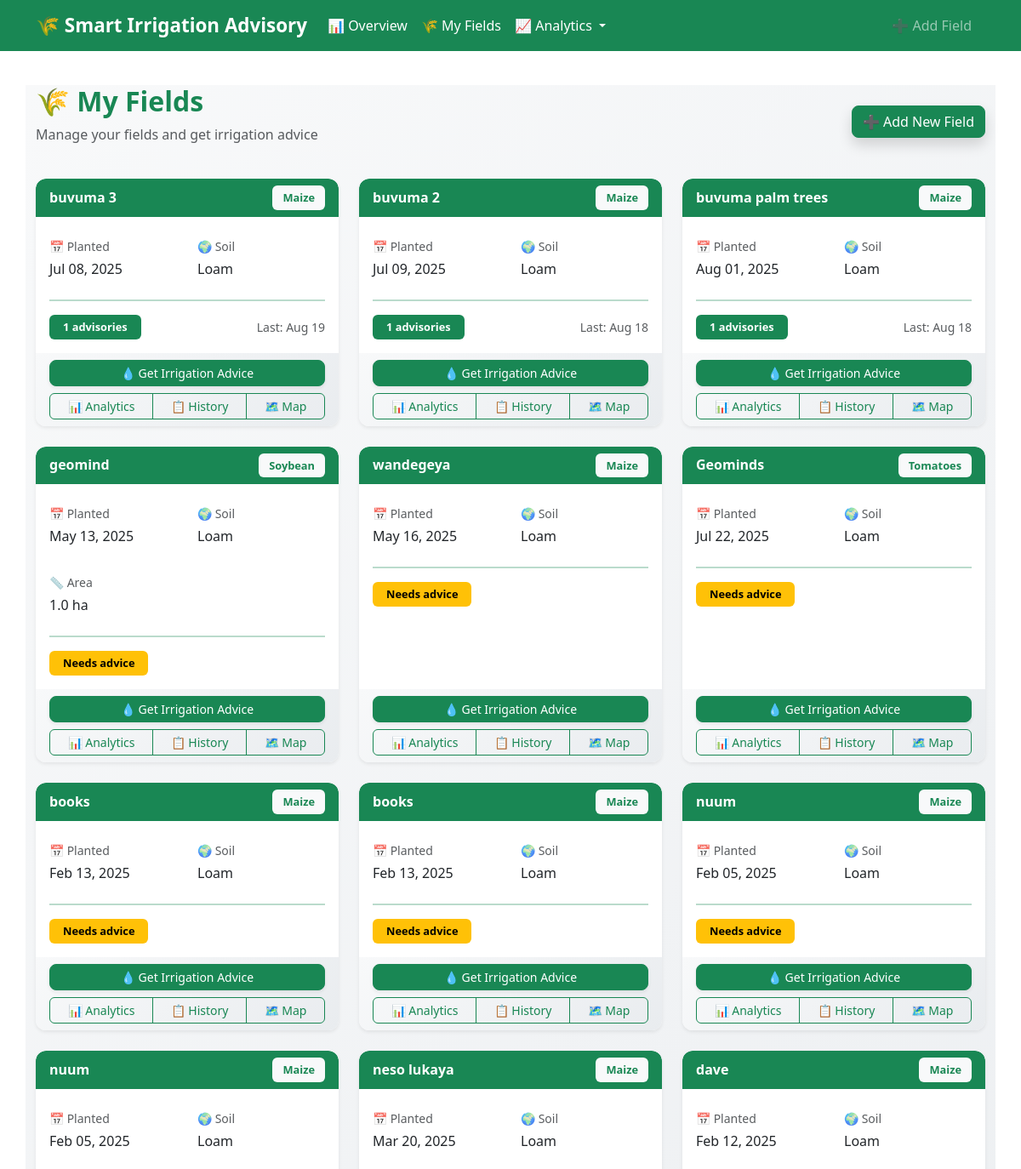
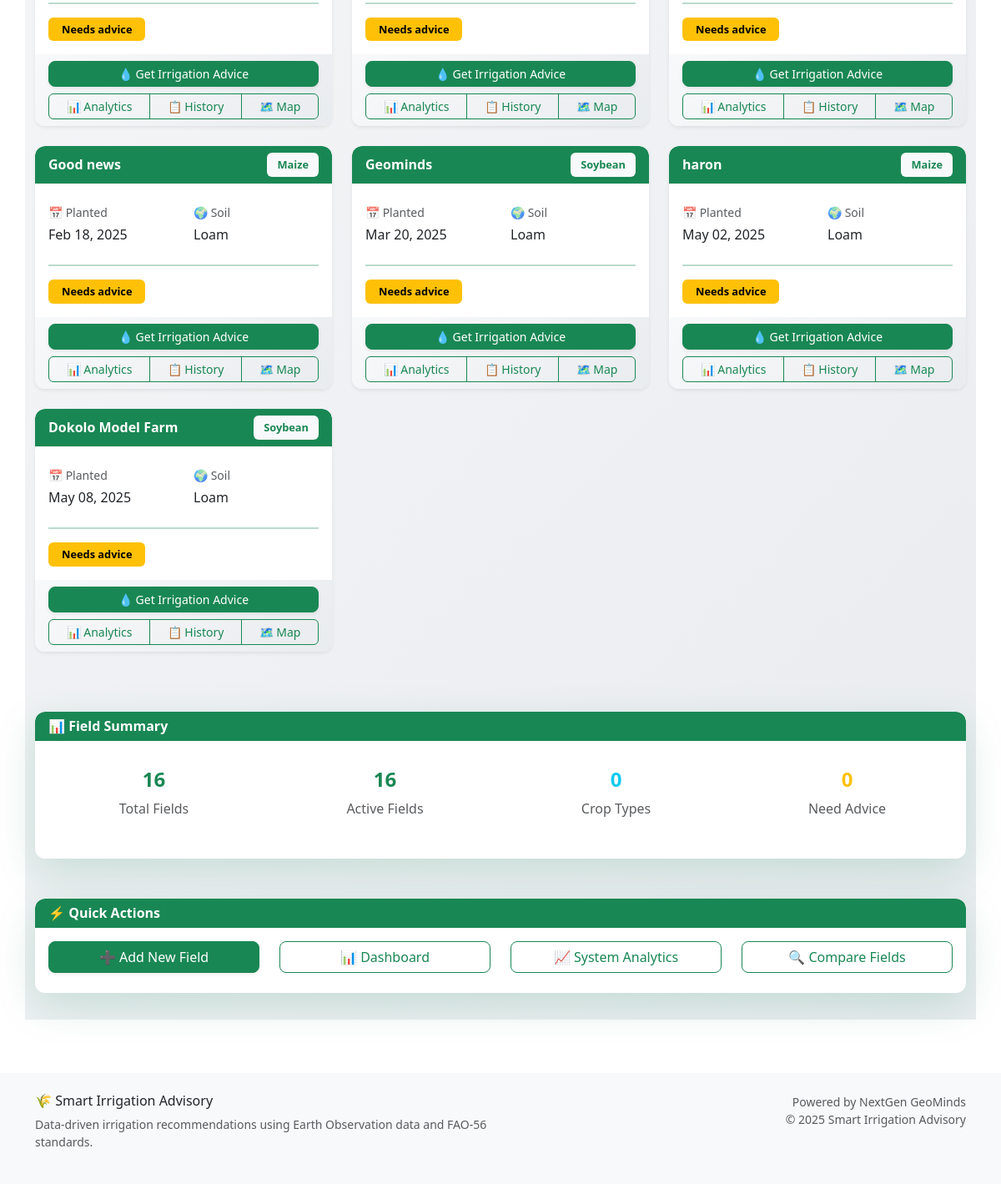
The page /fields/ on the database as committed earlier (2 pictures, top to bottom).
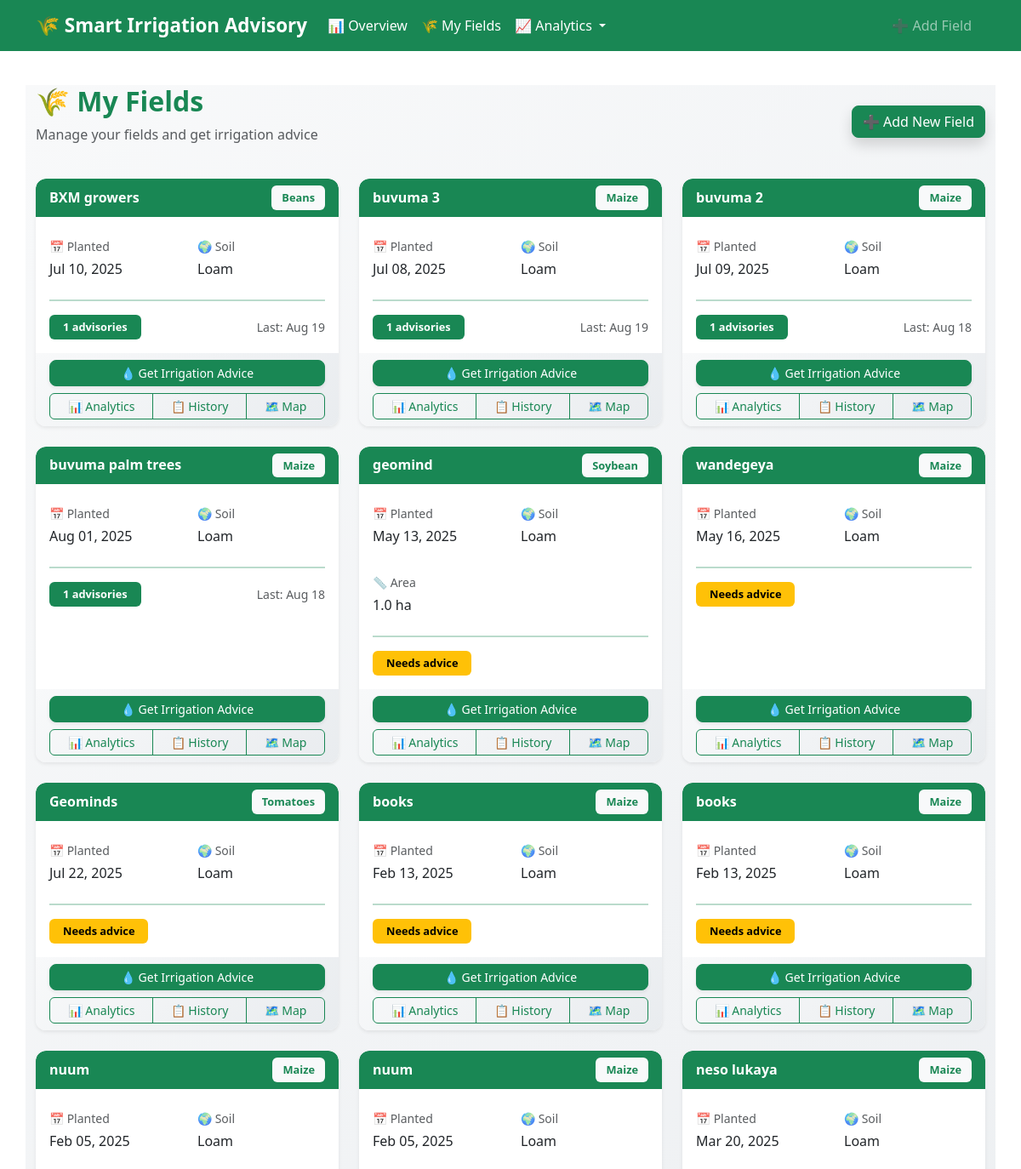
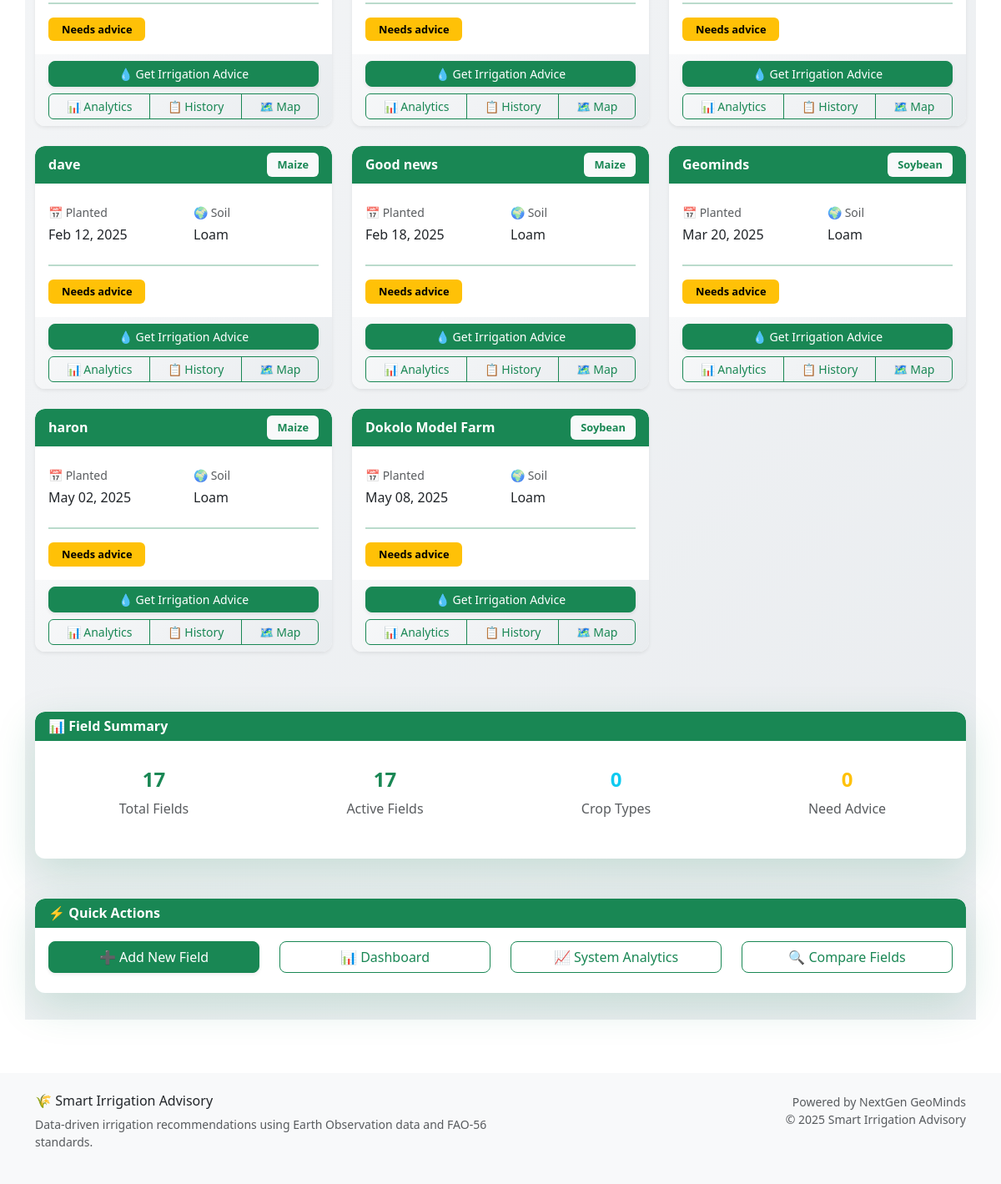
The same page on the database as committed later (2 pictures, top to bottom).
### advisory/models.py (models this page shows, shortened)
class FarmField(models.Model):
    CROP_CHOICES = [
        ("maize", "Maize"),
        ("soybean", "Soybean"),
        ("rice", "Rice"),
        ("wheat", "Wheat"),
        ("sugarcane", "Sugarcane"),
        ("cotton", "Cotton"),
        ("beans", "Beans"),
        ("potatoes", "Potatoes"),
        ("tomatoes", "Tomatoes"),
        ("cassava", "Cassava"),
    ]
    SOIL_CHOICES = [
        ("clay", "Clay"),
        ("loam", "Loam"),
        ("sandy", "Sandy"),
        ("silt", "Silt"),
        ("clay_loam", "Clay Loam"),
        ("sandy_loam", "Sandy Loam"),
    ]
    name = models.CharField(max_length=100)
    latitude = models.FloatField(_('Latitude'), validators=[
        MinValueValidator(-90.0), MaxValueValidator(90.0)])
    longitude = models.FloatField(_('Longitude'), validators=[
        MinValueValidator(-180.0), MaxValueValidator(180.0)])
    soil_type = models.CharField(
        choices=SOIL_CHOICES, max_length=20, default="loam", null=True, blank=True)
    crop_type = models.CharField(
        choices=CROP_CHOICES, max_length=20, default="maize")
    planting_date = models.DateField(_('Planting Date'), default=date.today)
    field_area_ha = models.FloatField(
        _('Field Area (ha)'),
        validators=[MinValueValidator(0.1), MaxValueValidator(1000.0)],
        null=True, blank=True,
        help_text="Field area in hectares"
    )
    elevation = models.FloatField(
        _('Elevation (m)'),
        null=True, blank=True,
        help_text="Field elevation in meters"
    )
    created_at = models.DateTimeField(auto_now_add=True)
    updated_at = models.DateTimeField(auto_now=True)
    class Meta:
        ordering = ['-created_at']
        verbose_name = 'Farm Field'
        verbose_name_plural = 'Farm Fields'

class IrrigationAdvisory(models.Model):
    field = models.ForeignKey(
        FarmField, on_delete=models.CASCADE, related_name='advisories')
    date = models.DateField(default=date.today)
    crop_stage = models.CharField(max_length=50, default="Initial")
    eto = models.FloatField(default=0.0)  # mm/day
    rainfall = models.FloatField(default=0.0)  # mm/week
    kc = models.FloatField(default=0.0)  # Crop Coefficient
    water_need = models.FloatField(default=0.0)  # mm/week
    water_deficit = models.FloatField(default=0.0)
    recommendation = models.TextField(blank=True)
    soil_moisture = models.FloatField(
        default=0.0,
        help_text="Soil moisture percentage"
    )
    irrigation_recommended = models.BooleanField(default=False)
    irrigation_volume = models.FloatField(
        default=0.0,
        help_text="Recommended irrigation volume in mm"
    )
    confidence_score = models.FloatField(
        default=0.0,
        validators=[MinValueValidator(0.0), MaxValueValidator(1.0)],
        help_text="Confidence in recommendation (0-1)"
    )
    data_source = models.CharField(
        max_length=50,
        default="simulated",
        help_text="Source of weather data (GEE, API, simulated)"
    )
    class Meta:
        ordering = ['-date']
        verbose_name = 'Irrigation Advisory'
        verbose_name_plural = 'Irrigation Advisories'
        get_latest_by = 'date'

### advisory/views.py (the view)
# urls.py: path('fields/', views.FieldListView.as_view(), name='field_list'),
class FieldListView(ListView):
    model = FarmField
    template_name = 'advisory/field_list.html'
    context_object_name = 'fields'
    def get_queryset(self):
        return FarmField.objects.prefetch_related('advisories').all()

### templates/advisory/field_list.html (shortened to what the changed rows need)
{% extends "base.html" %} {% block title %}My Fields{% endblock %}  {% block content %}
<div class="container mt-4 fields-page">
  <div class="row mb-4">
    <div class="col-12">
      <div class="d-flex justify-content-between align-items-center">
        <div>
          <h2 class="text-success fw-bold">🌾 My Fields</h2>
        </div>
      </div>
    </div>
  </div>
  {% if fields %}
  <div class="row">
    {% for field in fields %}
    <div class="col-md-6 col-lg-4 mb-4">
      <div class="card h-100 border-0 shadow-sm hover-lift">
        <div class="card-header bg-success text-white border-0 d-flex justify-content-between align-items-center">
          <h6 class="mb-0 fw-bold">{{ field.name }}</h6>
          <span class="badge bg-light text-success">{{ field.crop_type|title }}</span>
        </div>
        <div class="card-body">
          <div class="row mb-3">
            <div class="col-6">
              <div class="field-info-item">
                <small class="text-muted fw-medium">📅 Planted</small>
                <div class="fw-medium">{{ field.planting_date|date:"M d, Y" }}</div>
              </div>
            </div>
            <div class="col-6">
              <div class="field-info-item">
                <small class="text-muted fw-medium">🌍 Soil</small>
                <div class="fw-medium">{{ field.soil_type|title }}</div>
              </div>
            </div>
          </div>
          {% if field.field_area_ha or field.elevation %}
          <div class="row mb-3">
            {% if field.field_area_ha %}
            <div class="col-6">
              <div class="field-info-item">
                <small class="text-muted fw-medium">📏 Area</small>
                <div class="fw-medium">{{ field.field_area_ha }} ha</div>
              </div>
            </div>
            {% endif %}
          </div>
          {% endif %}
          <div class="border-top border-success pt-3 mt-3">
            <div class="d-flex justify-content-between align-items-center">
              <span class="badge {% if field.advisories.count > 0 %}bg-success{% else %}bg-warning{% endif %} px-3 py-2">
                {% if field.advisories.count > 0 %} {{ field.advisories.count }} advisories {% else %} Needs advice {% endif %}
              </span>
              {% if field.advisories.first %}
              <small class="text-muted fw-medium"> Last: {{ field.advisories.first.date|date:"M d" }} </small>
              {% endif %}
            </div>
          </div>
        </div>
        <div class="card-footer bg-light border-0">
          <div class="d-grid gap-2">
            <a href="{% url 'advisory:get_advice' field.id %}" class="btn btn-success btn-sm fw-medium shadow-sm"> 💧 Get Irrigation Advice </a>
            <div class="btn-group btn-group-sm w-100">
              <a href="{% url 'advisory:field_analytics' field.id %}" class="btn btn-outline-success"> 📊 Analytics </a>
              <a href="{% url 'advisory:advisory_history' field.id %}" class="btn btn-outline-success"> 📋 History </a>
              <a href="{% url 'advisory:field_map' field.id %}" class="btn btn-outline-success"> 🗺️ Map </a>
            </div>
          </div>
        </div>
      </div>
    </div>
    {% endfor %}
  </div>
  <div class="row mt-5">
    <div class="col-12">
      <div class="card border-0 shadow-lg">
        <div class="card-header bg-success text-white border-0">
          <h6 class="mb-0 fw-bold">📊 Field Summary</h6>
        </div>
        <div class="card-body">
          <div class="row text-center">
            <div class="col-md-3">
              <div class="summary-metric">
                <h4 class="text-success fw-bold">{{ fields|length }}</h4>
                <p class="text-muted fw-medium">Total Fields</p>
              </div>
            </div>
            <div class="col-md-3">
              <div class="summary-metric">
                <h4 class="text-success fw-bold">
                  {% for field in fields %} {% if field.advisories.count > 0 %} {% if forloop.first %}{% endif %} {% endif %} {% endfor %} {{ fields|length }}
                </h4>
                <p class="text-muted fw-medium">Active Fields</p>
              </div>
            </div>
            <div class="col-md-3">
              <div class="summary-metric">
                <h4 class="text-info fw-bold">{{ crop_summary|length }}</h4>
                <p class="text-muted fw-medium">Crop Types</p>
              </div>
            </div>
            <div class="col-md-3">
              <div class="summary-metric">
                <h4 class="text-warning fw-bold">
                  {% for field in fields %} {% if field.advisories.count == 0 %} {% if forloop.first %}{% endif %} {% endif %} {% endfor %} 0
                </h4>
                <p class="text-muted fw-medium">Need Advice</p>
              </div>
            </div>
          </div>
        </div>
      </div>
    </div>
  </div>
  {% endif %}
</div>
{% endblock %}

Rows that differ between the two databases and show on the page:
added FarmField: name "BXM growers", crop_type "Beans", planting_date "Jul 10, 2025", soil_type "Loam", advisories.count "1", advisories.first "Aug 19"
Other text that changed with them:
{{ fields|length }}: "16" → "17"
